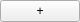
<?xml version="1.0" encoding="UTF-8"?>
<ui version="4.0">
 <class>ButtonDlg</class>
 <widget class="QDialog" name="ButtonDlg">
  <property name="geometry"><rect><x>0</x><y>0</y><width>18</width><height>16</height></rect></property>
  <layout class="QGridLayout" name="gridLayout1">
   <property name="leftMargin"><number>0</number></property>
   <property name="topMargin"><number>0</number></property>
   <property name="rightMargin"><number>0</number></property>
   <property name="bottomMargin"><number>0</number></property>
   <item row="0" column="0">
    <widget class="QPushButton" name="restoreButton">
     <property name="nppId" stdset="0"><number>2411</number></property>
     <property name="text"><string>+</string></property>
     <property name="focusPolicy"><enum>Qt::NoFocus</enum></property>
     <property name="autoDefault"><bool>false</bool></property>
    </widget>
   </item>
  </layout>
 </widget>
 <resources/>
 <connections/>
</ui>
